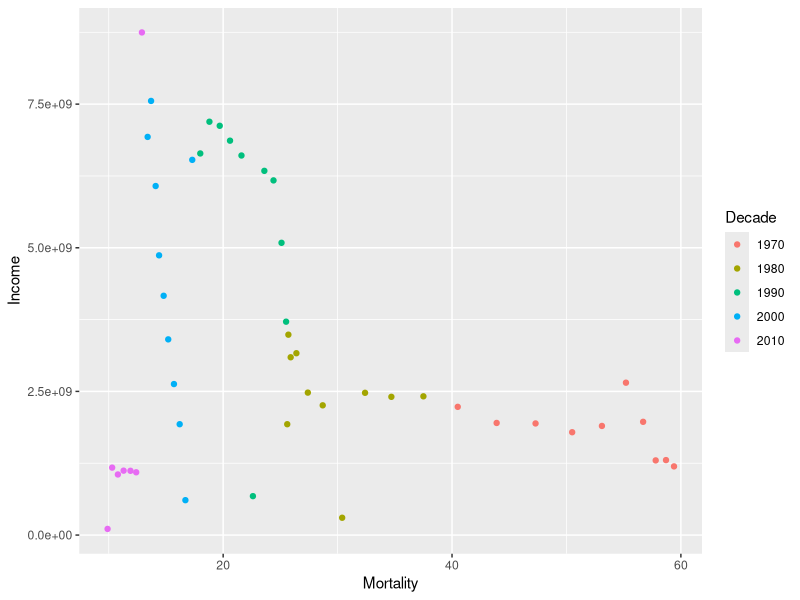
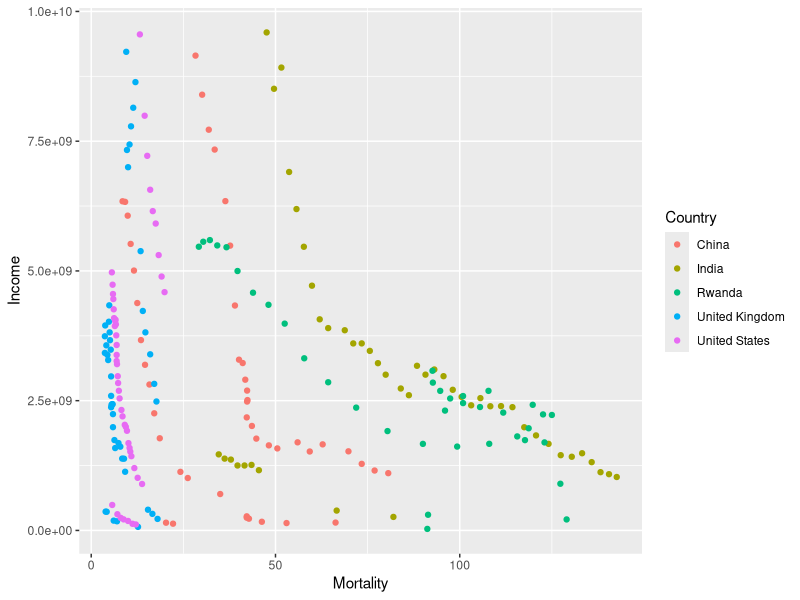
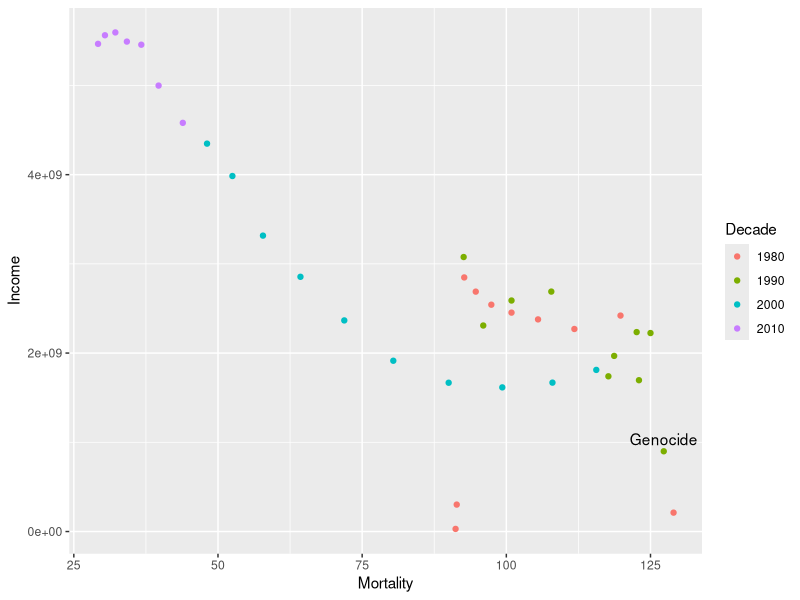
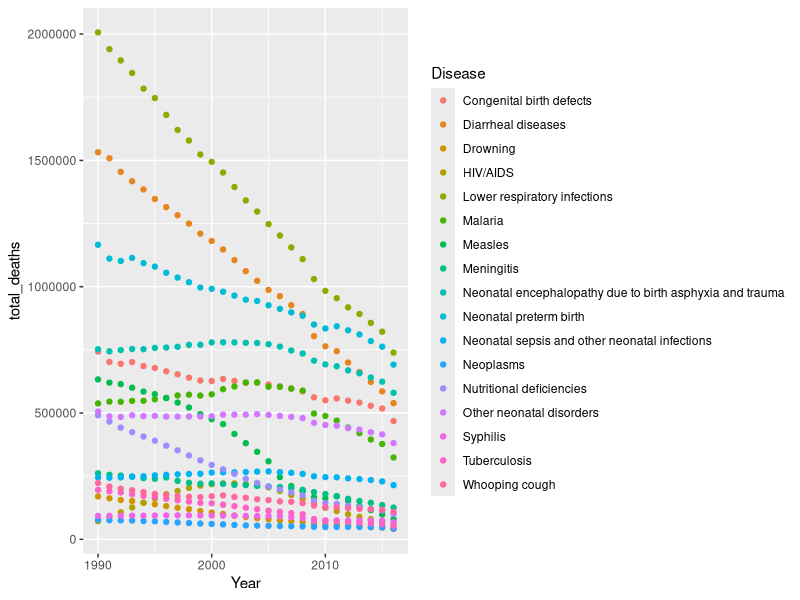
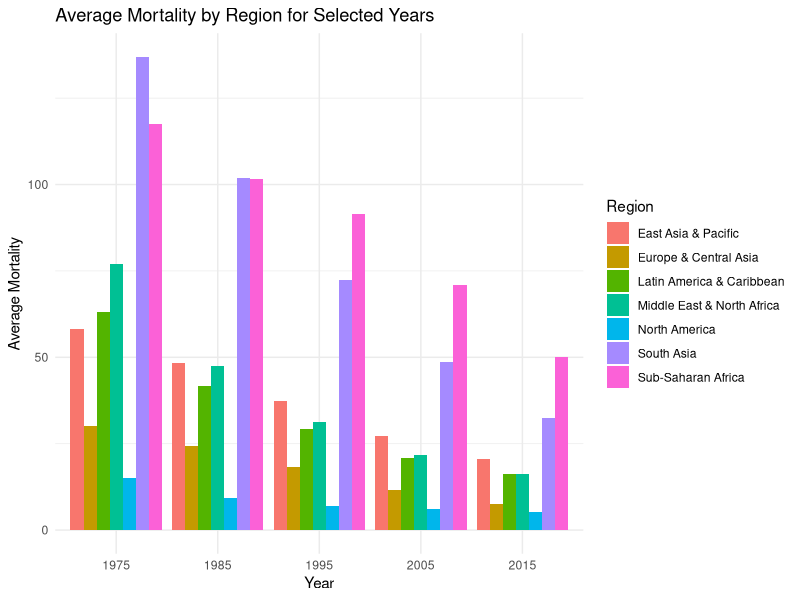
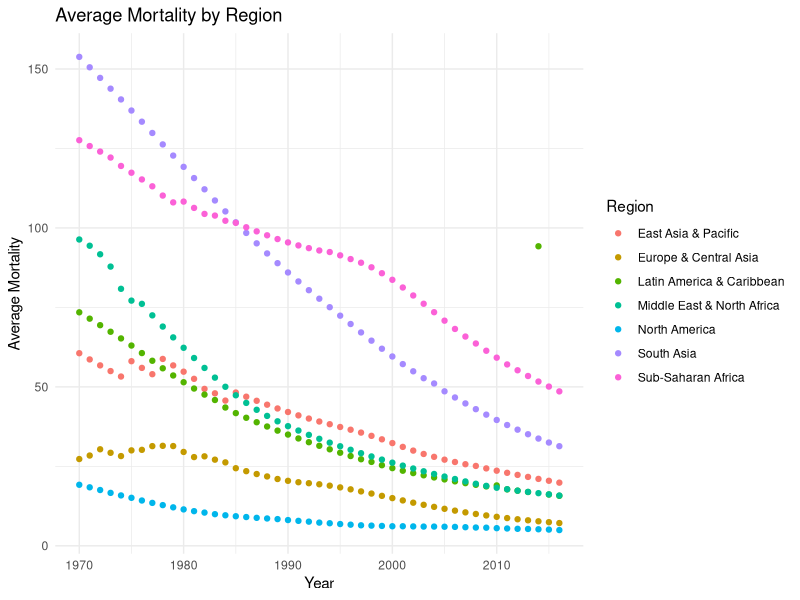

Recreate these plots in R, in order.
## ---- chunk 1
library(tidyverse)
library(stringr)
options(dplyr.summarise.inform = FALSE)
## ---- chunk 2
cause_of_death <- read_delim("causes-of-death-in-children.csv")
by_age <- read_delim("child-deaths-by-age.csv")
mortality_fertility_income <- read_delim("MortalityFertilityIncome.csv")
## ---- chunk 3
mortality <- mortality_fertility_income %>%
  select(starts_with("m"))

fertility <- mortality_fertility_income %>%
  select(starts_with("f"))

income <- mortality_fertility_income %>%
  select(starts_with("i"))

names(mortality) <- substring(names(mortality), 2)
names(fertility) <- substring(names(fertility), 2)
names(income) <- substring(names(income), 2)

mortality <- cbind(mortality, mortality_fertility_income[,c('Country Name', 'Country Code', 'Region')])
fertility <- cbind(fertility, mortality_fertility_income[,c('Country Name', 'Country Code', 'Region')])
income <- cbind(income, mortality_fertility_income[,c('Country Name', 'Country Code', 'Region')])
## ---- chunk 4
mortality_longer <- pivot_longer(mortality, -c("Country Code", "Country Name", "Region"), names_to="Year", values_to="Mortality")

income_longer <- pivot_longer(income, -c("Country Code", "Country Name", "Region"), names_to="Year", values_to="Income")
## ---- chunk 5
m_i <- merge(mortality_longer, income_longer)

m_i$Year <- as.integer(m_i$Year)

m_i <- m_i %>%
  filter(!is.na(Mortality)) %>%
  filter(!is.na(Income)) %>%
  filter(`Country Code` %in% c("ARG"))

ggplot(m_i, aes(x = Mortality, y = Income)) +
  geom_point(aes(color = factor(floor(Year / 10) * 10))) +
  labs(color='Decade')
## ---- chunk 6
m_i <- merge(mortality_longer, income_longer)

m_i$Year <- as.integer(m_i$Year)

m_i <- m_i %>%
  filter(!is.na(Mortality)) %>%
  filter(!is.na(Income)) %>%
  filter(`Country Code` %in% c("USA", "CHN", "IND", "GBR", "RWA"))

ggplot(m_i, aes(x = Mortality, y = Income, color = `Country Name`)) +
  geom_point() +
  labs(color='Country') 

## ---- chunk 7
m_i <- merge(mortality_longer, income_longer)

m_i$Year <- as.integer(m_i$Year)

m_i <- m_i %>%
  filter(!is.na(Mortality)) %>%
  filter(!is.na(Income)) %>%
  filter(`Country Code` %in% c("RWA"))

ggplot(m_i, aes(x = Mortality, y = Income)) +
  geom_point(aes(color = factor(floor(Year / 10) * 10))) +
  labs(color='Decade') + 
  geom_text(aes(label = ifelse(Year == 1994, "Genocide", ""), vjust = -0.5))

## ---- chunk 8
income_renamed <- rename(income_longer, Code="Country Code")
## ---- chunk 9
income_renamed$Year <- as.integer(income_renamed$Year)
disease_income <- merge(income_renamed, cause_of_death)
disease_income_longer <- pivot_longer(disease_income, -c("Code", "Country Name", "Region", "Income", "Entity", "Year"), names_to="Disease", values_to="Deaths")
## ---- chunk 10
disease_income_longer <- disease_income_longer %>% 
  filter(!is.na(Income))

disease_filtered <- filter(disease_income_longer[disease_income_longer$Code == "USA", ])
## ---- chunk 11
populations <- read_delim("population.csv")
populations[, c("Indicator Name", "Indicator Code")] <- list(NULL)
## ---- chunk 12
populations_longer <- pivot_longer(populations, -c("Country Code", "Country Name"), names_to="Year", values_to="Population")

populations_longer <- rename(populations_longer, Code="Country Code")
## ---- chunk 13
total_disease <- disease_income_longer %>% 
  group_by(Disease, Year) %>%
  summarise(total_deaths = sum(Deaths, na.rm=TRUE))
total_disease$Disease <- str_extract(total_disease$Disease, "(?<=- ).*?(?= -)")
ggplot(total_disease, aes(x = Year, y = total_deaths, color = Disease)) +
  geom_point()
## ---- chunk 14
total_disease_populated <- merge(populations_longer, disease_income_longer)


total_disease_populated$per_capita <- total_disease_populated$Deaths * 1000 / total_disease_populated$Population

total_disease_populated$Year <- as.numeric(as.character(total_disease_populated$Year))

## ---- chunk 15
total_disease_deaths_per_capita <- total_disease_populated %>%
  group_by(Code, Year) %>%
  summarise(total_deaths = sum(per_capita, na.rm=TRUE))

mortality_year_int <- mortality_longer
mortality_year_int$Year <- as.numeric(as.character(mortality_year_int$Year))
mortality_year_int <- rename(mortality_year_int, Code="Country Code")

total_disease_deaths_mortality <- merge(total_disease_deaths_per_capita, mortality_year_int) %>% filter(Mortality < 2000)


## ---- chunk 16
cleaned_mortality_longer <- mortality_longer %>% 
  filter(!is.na(Mortality))

## ---- chunk 17
cleaned_mortality_longer %>% 
  group_by(Region) %>% 
  summarise(total_mortality = sum(Mortality))
## ---- chunk 18
min_year <- min(cleaned_mortality_longer$Year)
max_year <- max(cleaned_mortality_longer$Year)
## ---- chunk 19
year_selected <- c("1975", "1985", "1995", "2005", "2015")

selected_years <- cleaned_mortality_longer %>% 
  filter(Year %in% year_selected) %>%
  group_by(Region, Year) %>% 
  summarise(total_mortality = mean(Mortality))

ggplot(selected_years, aes(x = as.factor(Year), y = total_mortality, fill = Region)) +
  geom_bar(stat = "identity", position = position_dodge()) +
  labs(title = "Average Mortality by Region for Selected Years",
       x = "Year",
       y = "Average Mortality",
       fill = "Region") +
  theme_minimal()
## ---- chunk 20
selected_years <- cleaned_mortality_longer %>% 
  group_by(Region, Year) %>% 
  summarise(total_mortality = mean(Mortality))

selected_years$Year <- as.numeric(as.character(selected_years$Year))

ggplot(selected_years, aes(x = Year, y = total_mortality, color = Region)) +
  geom_point() +
  labs(title = "Average Mortality by Region",
       x = "Year",
       y = "Average Mortality",
       color = "Region") +
  theme_minimal()
